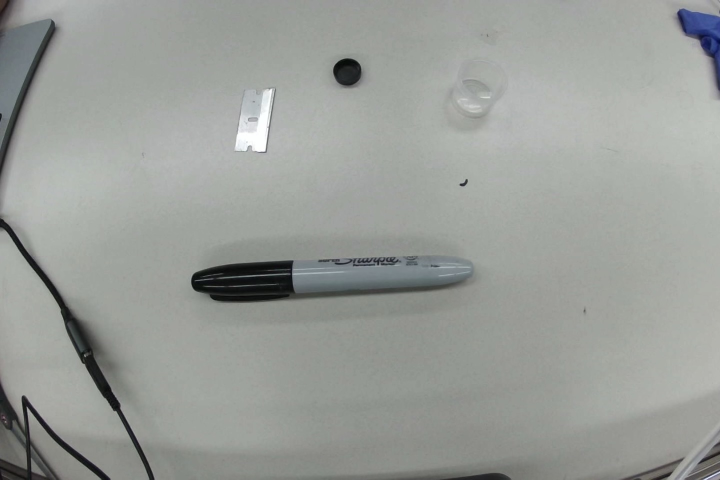
#> input picture test.jpg, 1440 x 960 px, given in place of vid3.mov, which was not available (shown at 1/2 size)
$ python test.py
#> lines starting #> are read from the running program, lines starting #| are printed output that depends on the picture; after the words box and inside, x2 and y2 are one past the last pixel; in counts of white or black regions, pixels touching at a corner belong together; pictures that were not available may be replaced by others from this repository, and a replacement may not be noted
import cv2
import numpy as np
import os


def img_to_polygons(image):
    cordnt_list = []
    centers_list = []
    areas_list = []
    rec_list = []

    frame = cv2.cvtColor(image, cv2.COLOR_BGR2GRAY)

    clahe = cv2.createCLAHE(clipLimit=2.0, tileGridSize=(8,8))
    frame = clahe.apply(frame)

    # frame = cv2.GaussianBlur(frame, (21,21), 0)
    frame = cv2.bilateralFilter(frame,5,75,75)

    high_thresh, thresh_im = cv2.threshold(frame, 0, 255, cv2.THRESH_BINARY + cv2.THRESH_OTSU)
    lowThresh = 0.5*high_thresh

    frame = cv2.Canny(frame, 50, 150)

    frame = cv2.adaptiveThreshold(frame, 255, cv2.ADAPTIVE_THRESH_GAUSSIAN_C, cv2.THRESH_BINARY_INV, 11, 2)

    # [6 lines of commented-out code are left out]

    out = os.path.join(outPut_dir, "edges.jpg")

    cv2.imwrite(out, frame)

    contours, hierarchy = cv2.findContours(frame, cv2.RETR_EXTERNAL, cv2.CHAIN_APPROX_NONE)

    if not contours:
        return cordnt_list, centers_list

    contour_areas = [cv2.contourArea(contour) for contour in contours]
    max_area = max(contour_areas)

    # Extract coordinates of white regions
    for contour in contours:
        # epsilon = 0.5*cv2.arcLength(contour,True)
        # contour = cv2.approxPolyDP(contour,epsilon,True)
        area = cv2.contourArea(contour)

        # Filter based on the area conditions
        if area > 300:
            coordinates = contour.squeeze().astype(float).tolist()
            if len(coordinates) > 2:
                M = cv2.moments(contour)
                cX = int(M["m10"] / (M["m00"] + 1e-5))
                cY = int(M["m01"] / (M["m00"] + 1e-5))

                # [5 lines of commented-out code are left out]
                rec_list.append(cv2.boundingRect(contour))
                centers_list.append({'x': cX, 'y': cY})
                areas_list.append(area)


    # tup = (len(cordnt_list), len(centers_list), len(areas_list))
    # print(tup)
    return rec_list, centers_list, areas_list

count = 0
center_X = 0
center_Y = 0
path = os.getcwd()

# Define input and output directories
outPut_dir = os.path.join(path, 'output')
os.makedirs(outPut_dir, exist_ok=True)

vid = cv2.VideoCapture('videos/vid3.mov')

while(True):

    ret, frame = vid.read()
#> frame is the input picture: shape (960, 1440, 3); mean B, G, R 152.6, 157, 153.6

    if not ret:
        print("video ended")
        break

    scale_percent = 100
    width = int(frame.shape[1] * scale_percent / 100)
#> width = 1440
    height = int(frame.shape[0] * scale_percent / 100)
#> height = 960
    dim = (width, height)
#> dim = (1440, 960)

    frame = cv2.resize(frame, dim , interpolation = cv2.INTER_AREA)

    frame_copy = frame.copy()

    # Input and output file paths
    fout = os.path.join(outPut_dir, "stream.jpg")

    # Extract polygons from the image
    rect, centers, areas = img_to_polygons(frame_copy)
#> in img_to_polygons, `frame = clahe.apply(frame)`:
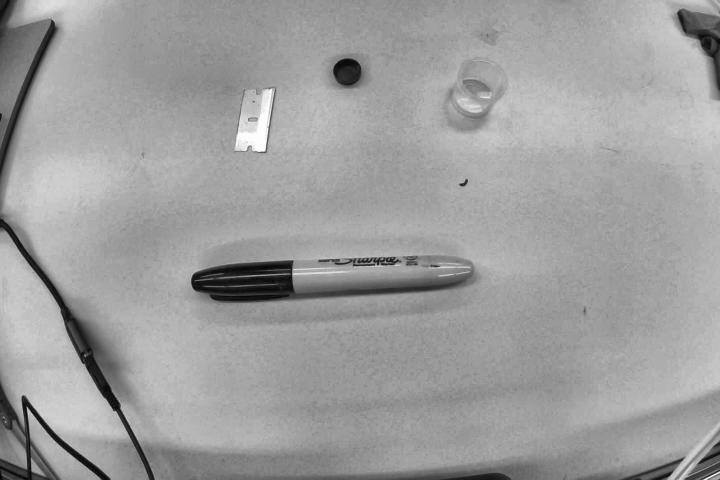
#> frame: shape (960, 1440) (shown at 1/2 size); min 3, max 255, mean 158.1
#> in img_to_polygons, `high_thresh, thresh_im = cv2.threshold(frame, 0, 255, cv2.THRESH_BINAR..`:
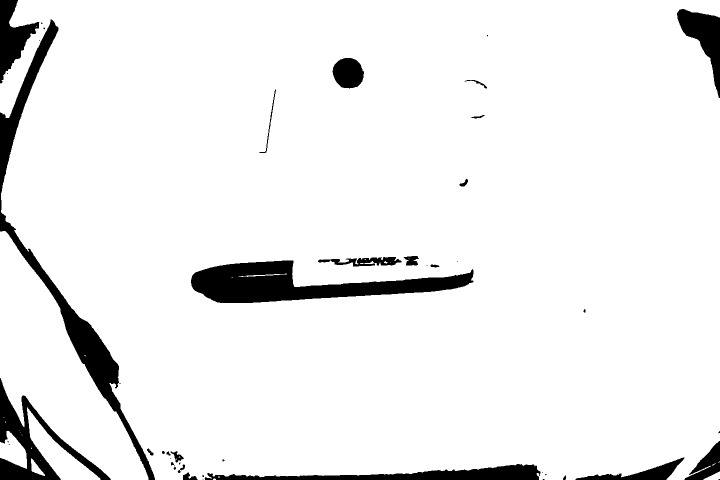
#> thresh_im: shape (960, 1440) (shown at 1/2 size); 93.3% white; 46 black regions (21 under 20 px), largest, box (x1, y1, x2, y2) and area: (382, 521, 947, 606) 23922, (0, 39, 310, 960) 22602, (0, 756, 222, 960) 11470
#> in img_to_polygons, `high_thresh, thresh_im = cv2.threshold(frame, 0, 255, cv2.THRESH_BINAR..`: high_thresh = 114
#> in img_to_polygons, `lowThresh = 0.5*high_thresh`: lowThresh = 57
#> in img_to_polygons, `frame = cv2.Canny(frame, 50, 150)`:
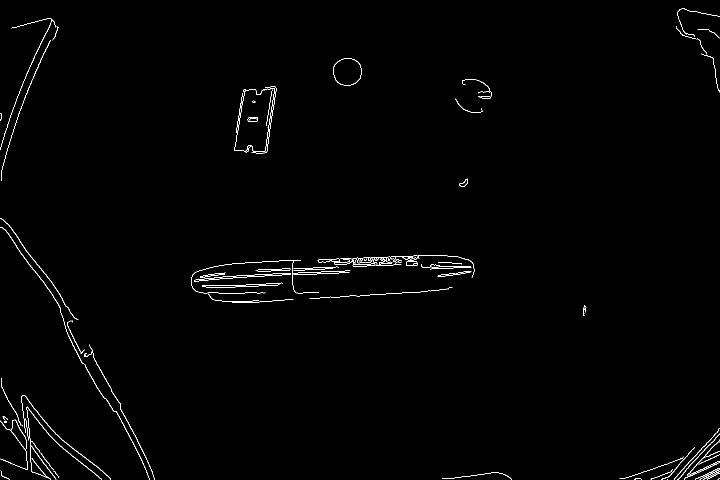
#> frame: shape (960, 1440) (shown at 1/2 size); 0.83% white in thin lines or dots
#> in img_to_polygons, `frame = cv2.adaptiveThreshold(frame, 255, cv2.ADAPTIVE_THRESH_GAUSSIAN..`:
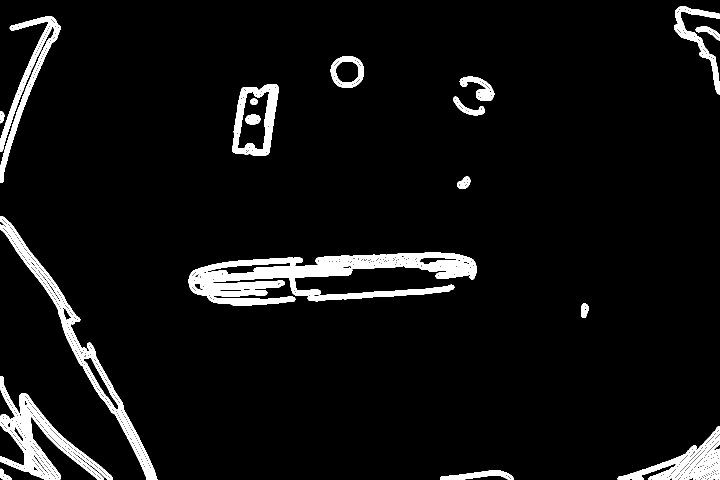
#> frame: shape (960, 1440) (shown at 1/2 size); 5.6% white; 21 white regions (2 under 20 px)
#> in img_to_polygons, `contours, hierarchy = cv2.findContours(frame, cv2.RETR_EXTERNAL, cv2.C..`: contours = 18 contours, 1 with area under 20; largest, box (x1, y1, x2, y2) and area: (377, 505, 954, 611) 26140, (0, 432, 315, 960) 14122, (0, 752, 226, 960) 12396, (464, 168, 558, 312) 10206, (1235, 852, 1440, 960) 7798
#> in img_to_polygons, `contour_areas = [cv2.contourArea(contour) for contour in contours]`: contour_areas = [1, 1310, 227.5, 7797.5, 12396, 317.5, 2866, 26140.5, 14122, 428.5, 129, 769, 10206.5, 1454.5, 3356, 521.5, 6862.5, 3209.5]
#> in img_to_polygons, `max_area = max(contour_areas)`: max_area = 26140.5
#> the loop in img_to_polygons, `for contour in contours:` made 18 passes
#> (area, cX, cY) on passes 2, 4, 5, 6, 7, 8, 9, 10, 12, 13, 14, 15: (1310, 955, 950), (7797.5, 1377, 926), (12396, 76, 880), (317.5, 1168, 620), (2866, 761, 587), (26140.5, 623, 546), (14122, 165, 700), (428.5, 927, 365), (769, 936, 216), (10206.5, 510, 240), (1454.5, 959, 176), (3356, 694, 143)
#> area on passes 3, 11: 227.5, 129
#> after the loop in img_to_polygons, `for contour in contours:`: areas_list = [1310, 7797.5, 12396, 317.5, 2866, 26140.5, 14122, 428.5, 769, 10206.5, 1454.5, 3356, 521.5, 6862.5, 3209.5]; centers_list = 15 items; rec_list = 15 items, first 6: (880, 940, 148, 20), (1235, 852, 205, 108), (0, 752, 226, 208), (1162, 607, 15, 29), (615, 569, 294, 34), (377, 505, 577, 106)
#> rect has the same summary as rec_list in img_to_polygons; centers = 15 items; areas has the same summary as areas_list in img_to_polygons

    # Get the height and width of the image
    height, width = frame_copy.shape[:2]

    # Create a black image with the same dimensions as the input
    # black_image = np.zeros((height, width, 3), dtype=np.uint8)

    # Draw polygons on the black image
    for i, rec in enumerate(rect):
        # ply_list = [[pnt['x'], pnt['y']] for pnt in ply]

        # Define the vertices of the polygon
        # vertices = np.array(ply_list, dtype=np.int32)

        cX = centers[i]['x']
        cY = centers[i]['y']
        # Draw the polygon on the black image
        # cv2.polylines(frame_copy, [vertices], isClosed=True, color=(0, 255, 0), thickness=2)
        x,y,w,h = rec
        ar = w*h
        if ar > 3200 and ar < 300000:
            cv2.rectangle(frame_copy,(x,y),(x+w,y+h),(0,255,0),2)
            cv2.circle(frame_copy, (cX, cY), 7, (255, 255, 255), -1)
            cv2.putText(frame_copy, "area="+str(ar), (cX - 20, cY - 20),
                        cv2.FONT_HERSHEY_SIMPLEX, 0.5, (255, 255, 255), 2)
#> this loop made 15 passes
#> (cX, cY, x, y, w, h, ar) on passes 1 to 12: (955, 950, 880, 940, 148, 20, 2960), (1377, 926, 1235, 852, 205, 108, 22140), (76, 880, 0, 752, 226, 208, 47008), (1168, 620, 1162, 607, 15, 29, 435), (761, 587, 615, 569, 294, 34, 9996), (623, 546, 377, 505, 577, 106, 61162), (165, 700, 0, 432, 315, 528, 166320), (927, 365, 914, 353, 27, 25, 675), (936, 216, 906, 193, 63, 38, 2394), (510, 240, 464, 168, 94, 144, 13536), (959, 176, 919, 153, 70, 49, 3430), (694, 143, 661, 112, 67, 64, 4288)
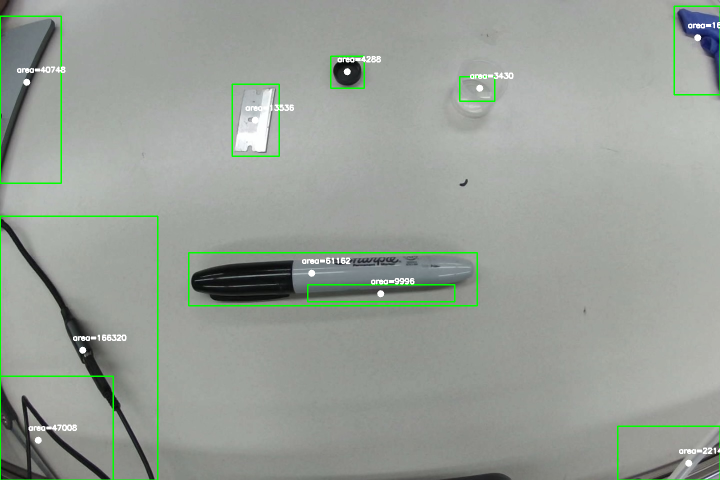
#> frame_copy: shape (960, 1440, 3) (shown at 1/2 size); 1.93% of pixels changed, all inside (x1, y1, x2, y2) = (0, 11, 1440, 960)

    # Save the output image
    cv2.imwrite(fout, frame_copy)

#> (the run stopped early here; a loop or call above may not have finished)
